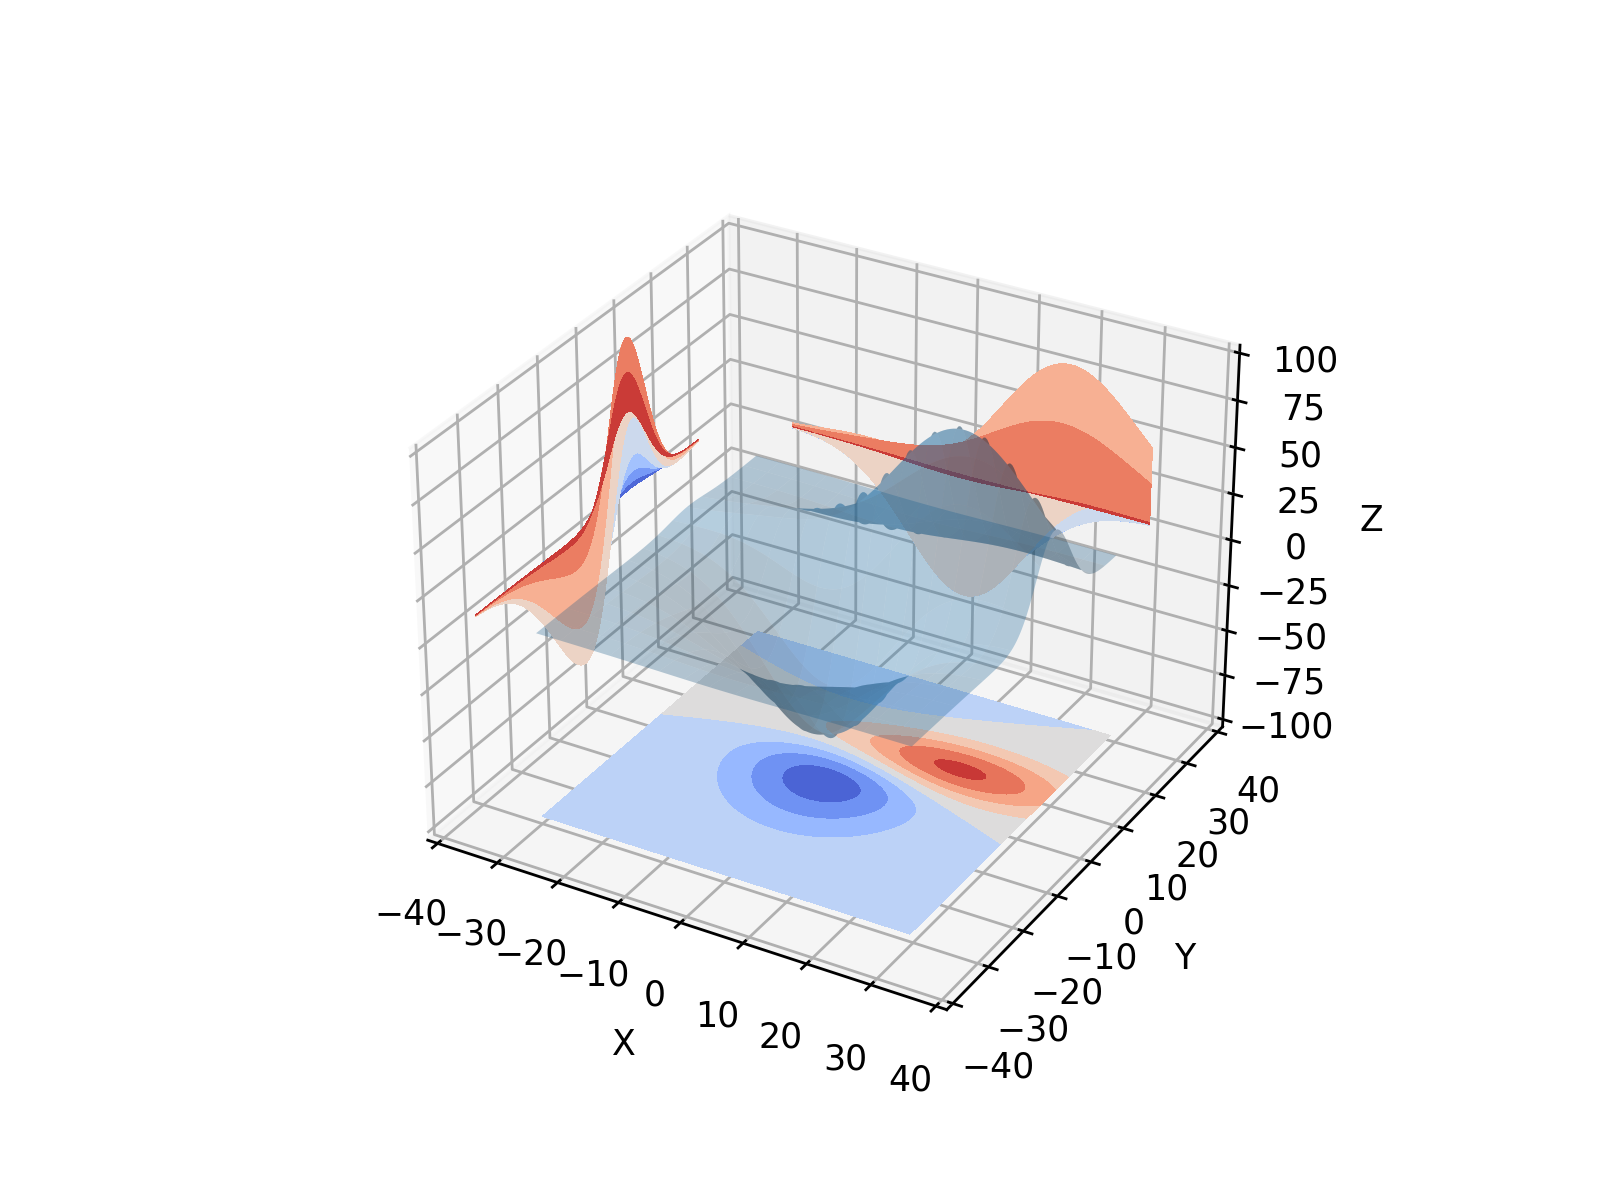

Reproduce this figure in Python.
"""
======================================
Projecting filled contour onto a graph
======================================

Demonstrates displaying a 3D surface while also projecting filled contour
'profiles' onto the 'walls' of the graph.

See contour3d_demo2 for the unfilled version.
"""

from mpl_toolkits.mplot3d import axes3d
import matplotlib.pyplot as plt
from matplotlib import cm

fig = plt.figure()
ax = fig.gca(projection='3d')
X, Y, Z = axes3d.get_test_data(0.05)

# Plot the 3D surface
ax.plot_surface(X, Y, Z, rstride=8, cstride=8, alpha=0.3)

# Plot projections of the contours for each dimension.  By choosing offsets
# that match the appropriate axes limits, the projected contours will sit on
# the 'walls' of the graph
cset = ax.contourf(X, Y, Z, zdir='z', offset=-100, cmap=cm.coolwarm)
cset = ax.contourf(X, Y, Z, zdir='x', offset=-40, cmap=cm.coolwarm)
cset = ax.contourf(X, Y, Z, zdir='y', offset=40, cmap=cm.coolwarm)

ax.set_xlim(-40, 40)
ax.set_ylim(-40, 40)
ax.set_zlim(-100, 100)

ax.set_xlabel('X')
ax.set_ylabel('Y')
ax.set_zlabel('Z')

# plt.show()
fig.savefig("contourf3d_2.png", dpi=250)
